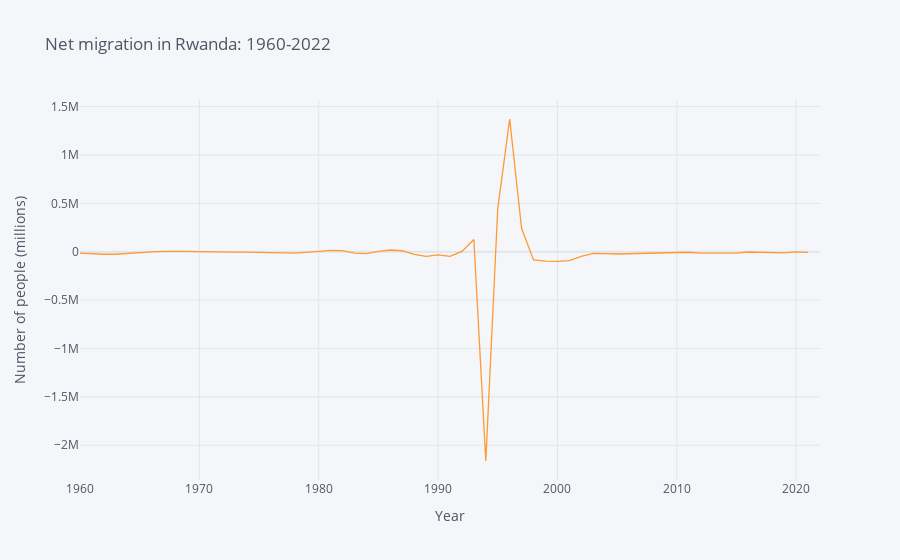

The notebook cell saved with this chart:
### Markdown cell above
#### Net Migration in Rwanda <a name="net-migration-in-rwanda"></a>

### Code cell
"""Net migration (number of people migrating into the country - number of people migrating out)."""

# One variable: Net migration
variable_labels = {"SM.POP.NETM": "Net migration"}

# Set country to Rwanda
Rwanda = {"RWA":"Rwanda"}

# Get dataframe
rwanda_migration = wbdata.get_dataframe(variable_labels, country = Rwanda).squeeze()

# Date index is of type string; change to integers
rwanda_migration.index = rwanda_migration.index.astype(int)

# Print graph from 1960-2022
rwanda_migration.iplot(title="Net migration in Rwanda: 1960-2022",xTitle='Year',yTitle='Number of people (millions)')

### Figure 1 — Plotly figure (JSON) as saved in the notebook; plotly's stock layout.template omitted (floating-point values rounded to 4 significant figures)
{"data": [{"line": {"color": "rgba(255, 153, 51, 1.0)", "dash": "solid", "shape": "linear", "width": 1.3}, "mode": "lines", "name": "Net migration", "text": "", "type": "scatter", "x": [2022, 2021, 2020, 2019, 2018, 2017, 2016, 2015, 2014, 2013, 2012, 2011, 2010, 2009, 2008, 2007, 2006, 2005, 2004, 2003, 2002, 2001, 2000, 1999, 1998, 1997, 1996, 1995, 1994, 1993, 1992, 1991, 1990, 1989, 1988, 1987, 1986, 1985, 1984, 1983, 1982, 1981, 1980, 1979, 1978, 1977, 1976, 1975, 1974, 1973, 1972, 1971, 1970, 1969, 1968, 1967, 1966, 1965, 1964, 1963, 1962, 1961, 1960], "y": ["", -6112, -1579, -11823, -10794, -5169, -2605, -14477, -15027, -15833, -14824, -5358, -8394, -15121, -16880, -17724, -20195, -23051, -18936, -17399, -47989, -91955, -99860, -97819, -84051, 239690, 1372202, 443316, -2162873, 126168, 3454, -48085, -31720, -46816, -26673, 10619, 17982, 4017, -18739, -14660, 12606, 14235, 4634, -3474, -13849, -11093, -7034, -4792, -4531, -3860, -4148, -4213, 1156, 2984, 4722, 4652, -1943, -9788, -19490, -25565, -25631, -20540, -13204]}], "layout": {"autosize": true, "legend": {"bgcolor": "#F5F6F9", "font": {"color": "#4D5663"}}, "paper_bgcolor": "#F5F6F9", "plot_bgcolor": "#F5F6F9", "title": {"font": {"color": "#4D5663"}, "text": "Net migration in Rwanda: 1960-2022"}, "xaxis": {"autorange": true, "gridcolor": "#E1E5ED", "range": [1960, 2022], "showgrid": true, "tickfont": {"color": "#4D5663"}, "title": {"font": {"color": "#4D5663"}, "text": "Year"}, "type": "linear", "zerolinecolor": "#E1E5ED"}, "yaxis": {"autorange": true, "gridcolor": "#E1E5ED", "range": [-2359000.0, 1569000.0], "showgrid": true, "tickfont": {"color": "#4D5663"}, "title": {"font": {"color": "#4D5663"}, "text": "Number of people (millions)"}, "type": "linear", "zerolinecolor": "#E1E5ED"}}}
